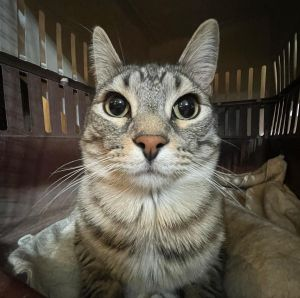
#> input picture Zazu.jpg, 300 x 298 px, found by its file name
$ python Lesson10.py
#> lines starting #> are read from the running program, lines starting #| are printed output that depends on the picture; after the words box and inside, x2 and y2 are one past the last pixel; in counts of white or black regions, pixels touching at a corner belong together
import cv2
import time
#open cv либа для работы с изображениями
#чтение изображения
image_path = 'zazu.jpg'
image = cv2.imread(image_path)
#> image is the input picture: shape (298, 300, 3); mean B, G, R 70.5, 82, 87.6

if image is None:
    raise FileNotFoundError("Файл zazu.jpg не найден")

#вывод изображения
cv2.imshow('Zazu', image)
cv2.waitKey() #Команда которая ждёт пока мы не нажмём какую то кнопку
print("wait")

time.sleep(3)

print("DESTROY")
cv2.destroyAllWindows()

gray_image = cv2.cvtColor(image, cv2.COLOR_BGR2GRAY)
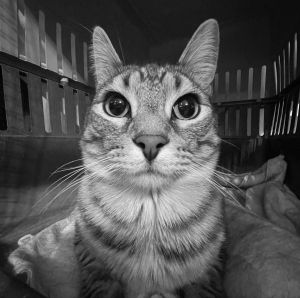
#> gray_image: shape (298, 300); min 0, max 246, mean 82.4

cat_face_cascade = cv2.CascadeClassifier('haarcascade_frontalcatface.xml')

if cat_face_cascade.empty():
    raise FileNotFoundError("Файл haarcascade_frontalcatface не найден")

cat_faces = cat_face_cascade.detectMultiScale(gray_image)
#> cat_faces = [[74, 43, 155, 155]]
print("Cat face coordinates :", cat_faces)
#| Cat face coordinates : [[ 74  43 155 155]]

for(x,y,w,h) in cat_faces:
    cv2.rectangle(image, (x,y), (x+w, y+h), (0,255,0), 3)
#> this loop made 1 pass
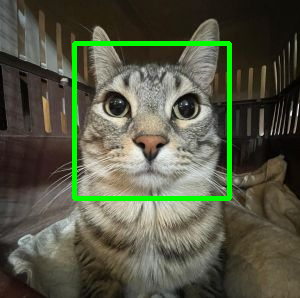
#> image: shape (298, 300, 3); 3.45% of pixels changed, all inside (x1, y1, x2, y2) = (72, 41, 232, 201)

cv2.imshow("Прямоугольник", image)
cv2.waitKey()

from PIL import Image

cat = Image.open(image_path)
glasses = Image.open('glasses.png')
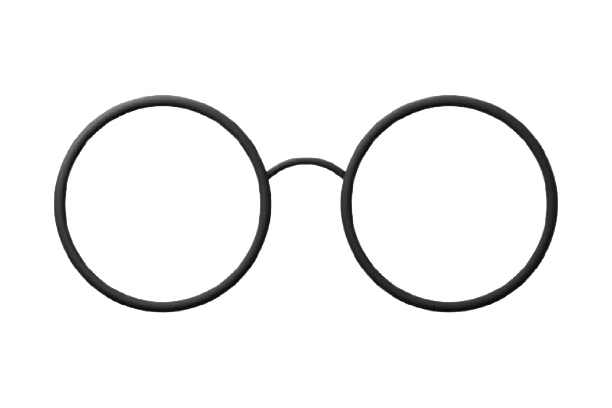
#> input picture glasses.png, 612 x 408 px
#> glasses is the input picture: PIL image 612x408 RGBA; mean R, G, B, A 5, 5, 5, 14.8
cat = cat.convert('RGBA')
#> cat: PIL image 300x298 RGBA
glasses = glasses.convert('RGBA')

for (x,y,w,h) in cat_faces:
    glasses_recised = glasses.resize((w,int(h/3)))
    cat.paste(glasses_recised, (x,y + int(h/4)), glasses_recised)
#> this loop made 1 pass
#> pass 1, `glasses_recised = glasses.resize((w,int(h/3)))`:
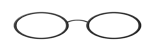
#> glasses_recised: PIL image 155x51 RGBA; mean R, G, B, A 6, 6, 6, 15.1; transparent parts drawn white

output_path = "cat_with_glasses.png"
cat.save(output_path)
result = cv2.imread("cat_with_glasses.png")
cv2.imshow("O II A I AA OO II A I", result)
cv2.waitKey()
